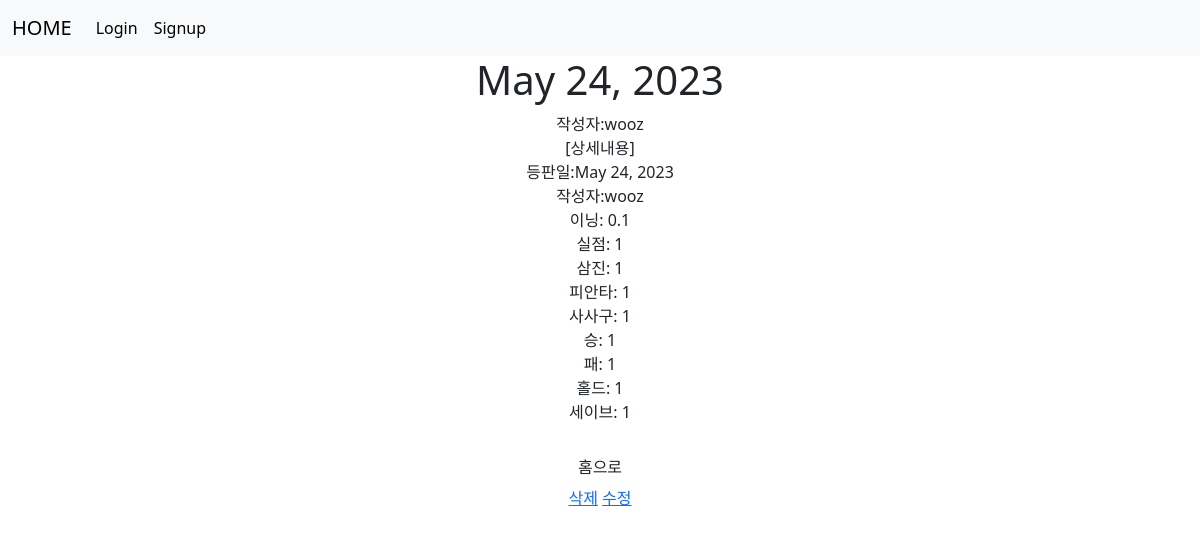
Page /blog/3 on the committed database.
### blog/models.py (models this page shows, shortened)
class Blog(models.Model):
    date=models.DateField()
    writer=models.CharField(max_length=100)
    IP=models.DecimalField(max_digits=2,decimal_places=1)
    R=models.IntegerField()
    H=models.IntegerField()
    K=models.IntegerField()
    BB=models.IntegerField()
    W=models.IntegerField()
    L=models.IntegerField()
    HLD=models.IntegerField()
    SV=models.IntegerField()

### blog/views.py (the view)
# urls.py: path('<str:id>',detail,name="detail"),
def detail(request,id):
    blog=Blog.objects.get(id=id)
    return render(request,'detail.html',{'blog':blog})

### blog/templates/detail.html
{% extends 'base.html' %}
{% block content %}
    <h1>{{blog.date}}</h1>
    작성자:{{blog.writer}}<br>
    [상세내용]<br>
    등판일:{{blog.date}}<br>
    작성자:{{blog.writer}}<br>
    이닝: {{blog.IP}}<br>
    실점: {{blog.R}}<br>
    삼진: {{blog.K}}<br>
    피안타: {{blog.H}}<br>
    사사구: {{blog.BB}}<br>
    승: {{blog.W}}<br>
    패: {{blog.L}}<br>
    홀드: {{blog.HLD}}<br>
    세이브: {{blog.SV}}<br>
    <br>
    <a href="{%url 'home' %}" class="btn">홈으로</a><br>
    <a href="{%url 'delete' blog.id%}">삭제</a>
    <a href="{%url 'update' blog.id%}">수정</a>
{% endblock %}

### myblog/templates/base.html (style rules this page uses)
* { text-align: center; }

### rows in the picture
Blog: date "May 24, 2023", writer "wooz", IP "0.1", R "1", K "1", H "1", BB "1", W "1", L "1", HLD "1", SV "1"
